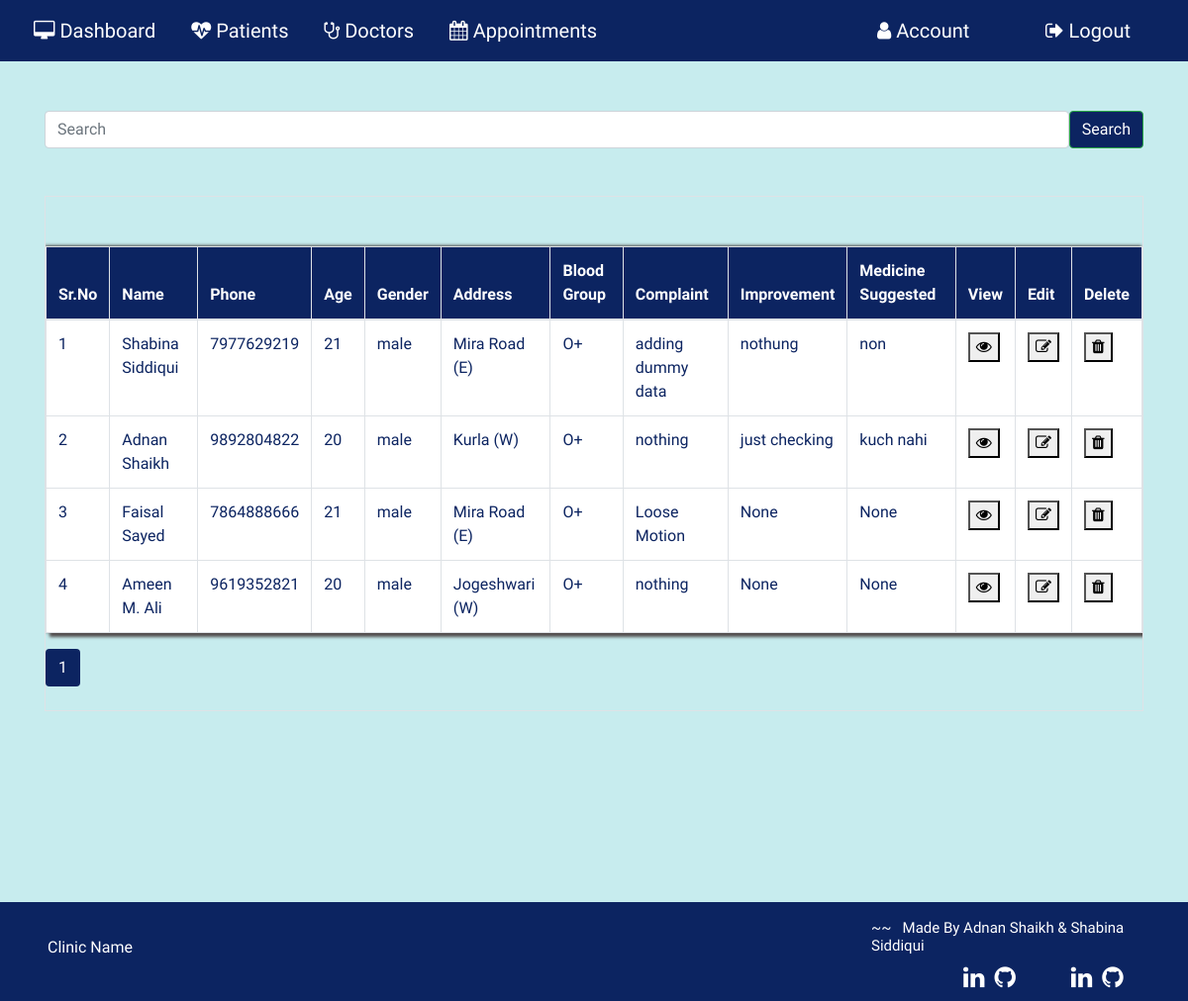
Screenshot of /patientrecord (signed in) with the database file from the repository.
### application/routes.py (models this page shows, shortened)
class Patient(db.Model):
  __tablename__ = 'Patient'
  id = db.Column(db.Integer, primary_key=True)
  pname = db.Column(db.String(20))
  age= db.Column(db.String(20))
  phone=db.Column(db.String(20))
  gender=db.Column(db.String(10))
  bgroup=db.Column(db.String(5))
  state=db.Column(db.String(15))
  address=db.Column(db.String(100))
  mstatus=db.Column(db.String(10))
  complaint=db.Column(db.String(5000))
  improvement=db.Column(db.String(5000))
  medicine_suggested=db.Column(db.String(5000))
  pat_image = db.Column(db.String(20), nullable=False, default='default.jpg')

### application/routes.py (the view, shortened to what this page needs)
@app.route('/patientrecord', methods = ['GET','POST'])
def patientrecord():
  if 'username' in session:
    if request.method == 'GET':
      page= request.args.get('page', 1, type=int)
      patrcd= Patient.query.paginate(page=page, per_page=10)
      return render_template("patientrecord.html",patrcd=patrcd)
    return render_template('patientrecord.html')
  else:
    return redirect( url_for('login') )
  return render_template('patientrecord.html')

### application/templates/patientrecord.html (shortened to what this page needs)
{% extends 'layout.html' %}{% include "includes/nav.html" %}{% block content%}
<section>
  <div class="container">
    <div class="search-box">
      <form class="d-flex" action="" method="POST">
        <input
          class="form-control me-2"
          type="search"
          placeholder="Search"
          name="pname"
          id="pname"
          aria-label="Search"
        />
        <button class="btn btn-outline-success" type="submit">Search</button>
      </form>
    </div>
    <div class="table table-bordered table-hover table-responsive">
      {% if patrcd %}
      <table class="table">
        <thead class="thead">
          <tr>
            <th scope="col">Sr.No</th>
            <th scope="col">Name</th>
            <th scope="col">Phone</th>
            <th scope="col">Age</th>
            <th scope="col">Gender</th>
            <th scope="col">Address</th>
            <th scope="col">Blood Group</th>
            <th scope="col">Complaint</th>
            <th scope="col">Improvement</th>
            <th scope="col">Medicine Suggested</th>
            <th scope="col">View</th>
            <th scope="col">Edit</th>
            <th scope="col">Delete</th>
          </tr>
        </thead>
        {% for i in patrcd.items %}
        <tr scope="row">
          <td></td>
          <td>{{ i.pname }}</td>
          <td>{{ i.phone }}</td>
          <td>{{ i.age }}</td>
          <td>{{ i.gender }}</td>
          <td>{{ i.address }}</td>
          <td>{{ i.bgroup }}</td>
          <td>{{ i.complaint }}</td>
          <td>{{ i.improvement }}</td>
          <td>{{ i.medicine_suggested }}</td>
          <td>
            <button
              type="button"
              class="dbutton"
              onclick="window.location='viewapp/{{ i.id }}'"
            >
              <i class="fa fa-eye" aria-hidden="true"></i>
            </button>
          </td>
          <td>
            <button
              type="button"
              class="ubutton"
              onclick="window.location='editpatientdetail/{{ i.id }}'"
            >
              <i class="fa fa-pencil-square-o" aria-hidden="true"></i>
            </button>
          </td>
          <td>
            <button
              type="button"
              class="dbutton"
              onclick="window.location='deletepatientdetail/{{ i.id }}'"
            >
              <i class="fa fa-trash" aria-hidden="true"></i>
            </button>
          </td>
        </tr>
        {% endfor %}
      </table>
      {% for page_num in patrcd.iter_pages(left_edge=1, right_edge=1,
      left_current=1, right_current=2) %} {% if page_num %} {% if patrcd.page ==
      page_num %}
      <a
        class="btn pagenum_current mb-4"
        href="{{ url_for('patientrecord', page=page_num) }}"
        >{{ page_num }}</a
      >
      {% else %}
      <a
        class="btn pagenum mb-4"
        href="{{ url_for('patientrecord', page=page_num) }}"
        >{{ page_num }}</a
      >
      {% endif %} {% else %} ... {% endif %} {% endfor %} {% endif %}
    </div>
  </div>
  {% include "includes/footer.html" %}
</section>
{% endblock content %}

### application/static/patrcd.css (style rules this page uses)
body { counter-reset: Serial; }
table { border-collapse: collapse; }
tr td:first-child:before { counter-increment: Serial; content: counter(Serial); }
td { color: #0c2461; }
table { margin-top: 50px; box-shadow: 4px 4px 3px rgb(83, 78, 78), -1px -1px 3px rgb(83, 78, 78); }
.container { display: flex; flex-direction: column; height: 100vh; }
.search-box { width: inherit; align-self: flex-end; margin-top: 50px; }
.search-box button { background: #0c2461; color: white; }
.thead { background: #0c2461; color: white; }
table, thead, td { border-color: black; }

### application/static/commonstyle.css (style rules this page uses)
a { text-decoration: none; }
body { background: #c7ecee; width: 100vw; background-size: cover; background-position: center; font-family: "Dosis", sans-serif; }
input { width: 100%; border: 1px solid rgba(0, 0, 0, 0.3); border-radius: 5px; }
.pagenum_current { background: #0c2461; color: white; }

### rows the page displays
Patient: pname "Shabina Siddiqui", phone "7977629219", age "21", gender "male", address "Mira Road (E)", bgroup "O+", complaint "adding dummy data", improvement "nothung", medicine_suggested "non"
Patient: pname "Adnan Shaikh", phone "9892804822", age "20", gender "male", address "Kurla (W)", bgroup "O+", complaint "nothing", improvement "just checking", medicine_suggested "kuch nahi"
Patient: pname "Faisal Sayed", phone "7864888666", age "21", gender "male", address "Mira Road (E)", bgroup "O+", complaint "Loose Motion", improvement "None", medicine_suggested "None"
Patient: pname "Ameen M. Ali", phone "9619352821", age "20", gender "male", address "Jogeshwari (W)", bgroup "O+", complaint "nothing", improvement "None", medicine_suggested "None"

### other values shown
{{ page_num }} "1"
